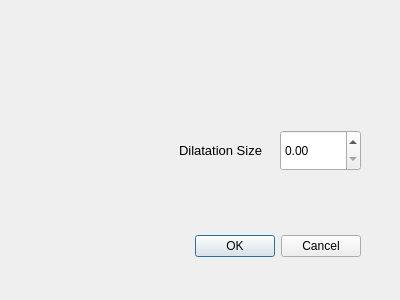
<?xml version="1.0" encoding="UTF-8"?>
<ui version="4.0">
 <class>QtDialogDilatation</class>
 <widget class="QDialog" name="QtDialogDilatation">
  <property name="geometry">
   <rect>
    <x>0</x>
    <y>0</y>
    <width>400</width>
    <height>300</height>
   </rect>
  </property>
  <property name="windowTitle">
   <string>QtDialogDilatation</string>
  </property>
  <widget class="QDoubleSpinBox" name="doubleSpinBox">
   <property name="geometry">
    <rect>
     <x>280</x>
     <y>130</y>
     <width>81</width>
     <height>41</height>
    </rect>
   </property>
  </widget>
  <widget class="QLabel" name="label">
   <property name="geometry">
    <rect>
     <x>170</x>
     <y>130</y>
     <width>101</width>
     <height>41</height>
    </rect>
   </property>
   <property name="font">
    <font>
     <pointsize>10</pointsize>
    </font>
   </property>
   <property name="text">
    <string>Dilatation Size</string>
   </property>
   <property name="alignment">
    <set>Qt::AlignCenter</set>
   </property>
  </widget>
  <widget class="QDialogButtonBox" name="buttonBox">
   <property name="geometry">
    <rect>
     <x>20</x>
     <y>230</y>
     <width>341</width>
     <height>32</height>
    </rect>
   </property>
   <property name="orientation">
    <enum>Qt::Horizontal</enum>
   </property>
   <property name="standardButtons">
    <set>QDialogButtonBox::Cancel|QDialogButtonBox::Ok</set>
   </property>
  </widget>
 </widget>
 <layoutdefault spacing="6" margin="11"/>
 <resources/>
 <connections>
  <connection>
   <sender>doubleSpinBox</sender>
   <signal>valueChanged(double)</signal>
   <receiver>QtDialogDilatation</receiver>
   <slot>onChangeSize()</slot>
   <hints>
    <hint type="sourcelabel">
     <x>320</x>
     <y>150</y>
    </hint>
    <hint type="destinationlabel">
     <x>199</x>
     <y>149</y>
    </hint>
   </hints>
  </connection>
  <connection>
   <sender>buttonBox</sender>
   <signal>accepted()</signal>
   <receiver>QtDialogDilatation</receiver>
   <slot>close()</slot>
   <hints>
    <hint type="sourcelabel">
     <x>190</x>
     <y>245</y>
    </hint>
    <hint type="destinationlabel">
     <x>199</x>
     <y>149</y>
    </hint>
   </hints>
  </connection>
 </connections>
 <slots>
  <slot>onChangeSize()</slot>
 </slots>
</ui>
